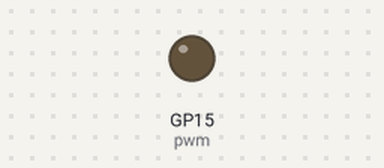
A program run on a simulated Raspberry Pi Pico running MicroPython. On the bench: output pins drawn as LEDs (lit = HIGH).

Above: at 0.05 s.
Timing chart, 0 to 3.0 s (numbered marks = the images above):
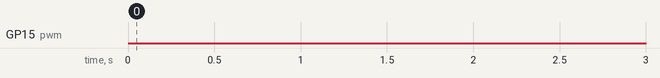

The program:

main.py
```python
from time import sleep_ms
from machine import Pin, PWM

# Use GPI pin 15
pwm = PWM(Pin(15))

# Set the PWM frequency.
pwm.freq(38000)

# 50% duty
duty = 32512

# The Virtual Walls generate a 1ms ON, 1ms OFF signal continuously
while True:
    pwm.duty_u16(duty)
    sleep_ms(1)
    pwm.duty_u16(-1)
    sleep_ms(1)
```
